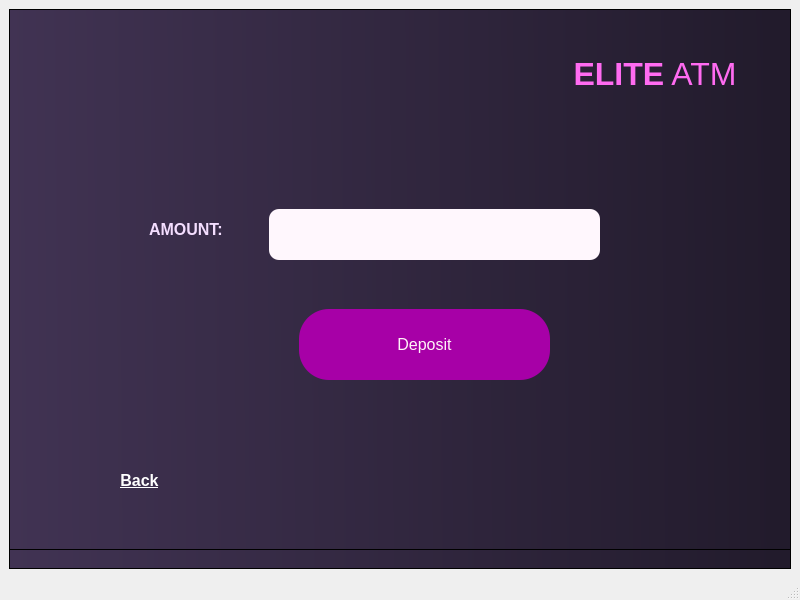
<?xml version="1.0" encoding="UTF-8"?>
<ui version="4.0">
 <class>MainWindow</class>
 <widget class="QMainWindow" name="MainWindow">
  <property name="geometry">
   <rect>
    <x>0</x>
    <y>0</y>
    <width>800</width>
    <height>600</height>
   </rect>
  </property>
  <property name="minimumSize">
   <size>
    <width>800</width>
    <height>600</height>
   </size>
  </property>
  <property name="maximumSize">
   <size>
    <width>800</width>
    <height>600</height>
   </size>
  </property>
  <property name="windowTitle">
   <string>MainWindow</string>
  </property>
  <widget class="QWidget" name="centralwidget">
   <layout class="QVBoxLayout" name="verticalLayout">
    <item>
     <widget class="QFrame" name="frame">
      <property name="styleSheet">
       <string notr="true">background-color: qlineargradient(spread:pad, x1:0, y1:0.545, x2:0.977, y2:0.539773, stop:0 rgba(65, 51, 83, 255), stop:1 rgba(34, 27, 44, 255));</string>
      </property>
      <property name="frameShape">
       <enum>QFrame::StyledPanel</enum>
      </property>
      <property name="frameShadow">
       <enum>QFrame::Raised</enum>
      </property>
      <widget class="QFrame" name="frame_2">
       <property name="geometry">
        <rect>
         <x>0</x>
         <y>0</y>
         <width>782</width>
         <height>541</height>
        </rect>
       </property>
       <property name="styleSheet">
        <string notr="true">background-color: qlineargradient(spread:pad, x1:0, y1:0.545, x2:0.977, y2:0.539773, stop:0 rgba(65, 51, 83, 255), stop:1 rgba(34, 27, 44, 255));</string>
       </property>
       <property name="frameShape">
        <enum>QFrame::StyledPanel</enum>
       </property>
       <property name="frameShadow">
        <enum>QFrame::Raised</enum>
       </property>
       <widget class="QLabel" name="label_appname">
        <property name="geometry">
         <rect>
          <x>550</x>
          <y>20</y>
          <width>201</width>
          <height>91</height>
         </rect>
        </property>
        <property name="font">
         <font>
          <pointsize>24</pointsize>
         </font>
        </property>
        <property name="styleSheet">
         <string notr="true">color: rgb(255, 107, 241);
background-color:none;</string>
        </property>
        <property name="text">
         <string>&lt;strong&gt;ELITE&lt;/strong&gt; ATM </string>
        </property>
        <property name="alignment">
         <set>Qt::AlignCenter</set>
        </property>
       </widget>
       <widget class="QLabel" name="label">
        <property name="geometry">
         <rect>
          <x>140</x>
          <y>190</y>
          <width>141</width>
          <height>61</height>
         </rect>
        </property>
        <property name="font">
         <font>
          <family>Segoe UI</family>
          <pointsize>12</pointsize>
          <weight>75</weight>
          <bold>true</bold>
         </font>
        </property>
        <property name="styleSheet">
         <string notr="true">background-color: none;
color: rgb(244, 222, 255);</string>
        </property>
        <property name="text">
         <string>AMOUNT:</string>
        </property>
       </widget>
       <widget class="QLineEdit" name="lineEdit_amount">
        <property name="geometry">
         <rect>
          <x>260</x>
          <y>200</y>
          <width>331</width>
          <height>51</height>
         </rect>
        </property>
        <property name="font">
         <font>
          <pointsize>14</pointsize>
         </font>
        </property>
        <property name="styleSheet">
         <string notr="true">border-radius: 10px;
background-color: rgb(255, 247, 253);
color: rgb(0, 0, 0);</string>
        </property>
        <property name="text">
         <string/>
        </property>
       </widget>
       <widget class="QPushButton" name="pushButton">
        <property name="geometry">
         <rect>
          <x>290</x>
          <y>300</y>
          <width>251</width>
          <height>71</height>
         </rect>
        </property>
        <property name="font">
         <font>
          <family>Segoe UI</family>
          <pointsize>12</pointsize>
          <weight>50</weight>
          <italic>false</italic>
          <bold>false</bold>
         </font>
        </property>
        <property name="styleSheet">
         <string notr="true">QPushButton
{
font: 12pt &quot;Segoe UI&quot;;
	color: rgb(255, 242, 247);
background-color: rgb(167, 0, 167);
border-radius: 30px;
}

QPushButton:hover
{
background-color: rgb(255, 0, 255);
}</string>
        </property>
        <property name="text">
         <string>Deposit</string>
        </property>
       </widget>
       <widget class="QPushButton" name="pushButton_back1">
        <property name="geometry">
         <rect>
          <x>60</x>
          <y>460</y>
          <width>141</width>
          <height>23</height>
         </rect>
        </property>
        <property name="font">
         <font>
          <pointsize>12</pointsize>
          <weight>75</weight>
          <bold>true</bold>
          <underline>true</underline>
         </font>
        </property>
        <property name="styleSheet">
         <string notr="true">QPushButton
{
color: rgb(255, 255, 255);
border: 0px;
background-color:none;
}

QPushButton:hover
{
color: rgb(255, 170, 255);
}</string>
        </property>
        <property name="text">
         <string>Back</string>
        </property>
       </widget>
      </widget>
     </widget>
    </item>
   </layout>
  </widget>
  <widget class="QMenuBar" name="menubar">
   <property name="geometry">
    <rect>
     <x>0</x>
     <y>0</y>
     <width>800</width>
     <height>21</height>
    </rect>
   </property>
  </widget>
  <widget class="QStatusBar" name="statusbar"/>
 </widget>
 <resources/>
 <connections/>
</ui>
